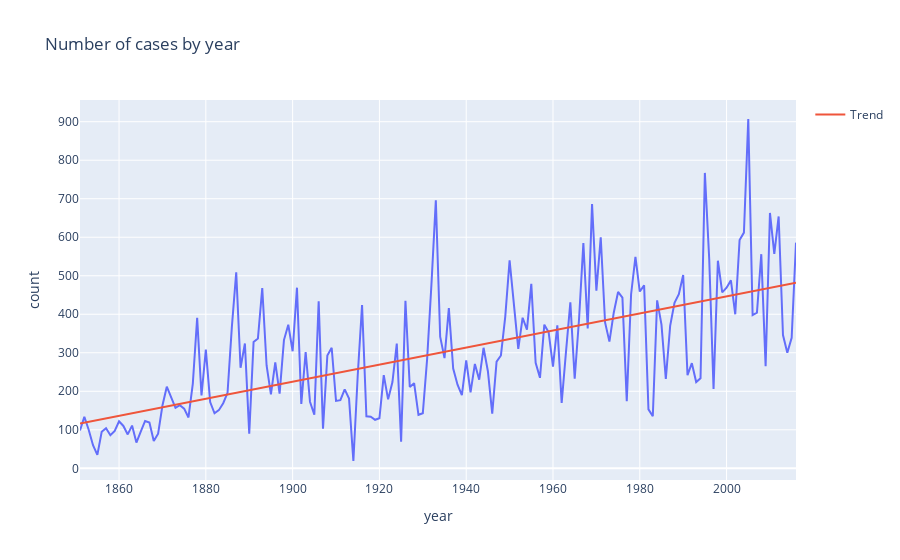

The cell this chart's notebook holds for it:
### Code cell
# Plot number of cases by year
df['year'] = pd.to_datetime(df['DateTime']).dt.year
count = df.groupby('year').size().reset_index(name='count')

# Trend line
trend = np.polyfit(count['year'], count['count'], 1)

fig = px.line(count, x='year', y='count', title='Number of cases by year')
fig.add_trace(go.Scatter(x=count['year'], y=trend[0]*count['year']+trend[1], mode='lines', name='Trend'))
fig.show()

### Figure 1 — Plotly figure (JSON) as saved in the notebook; plotly's stock layout.template omitted (floating-point values rounded to 4 significant figures; data arrays with more than 128 entries replaced by an {"elided": "..."} marker saying what was removed)
{"data": [{"hovertemplate": "year=%{x}<br>count=%{y}<extra></extra>", "legendgroup": "", "line": {"color": "#636efa", "dash": "solid"}, "marker": {"symbol": "circle"}, "mode": "lines", "name": "", "orientation": "v", "showlegend": false, "type": "scatter", "x": {"elided": "166 int values"}, "xaxis": "x", "y": {"elided": "166 int values"}, "yaxis": "y"}, {"mode": "lines", "name": "Trend", "type": "scatter", "x": {"elided": "166 int values"}, "y": {"elided": "166 float values"}}], "layout": {"legend": {"tracegroupgap": 0}, "title": {"text": "Number of cases by year"}, "xaxis": {"anchor": "y", "domain": [0, 1], "title": {"text": "year"}}, "yaxis": {"anchor": "x", "domain": [0, 1], "title": {"text": "count"}}}}
